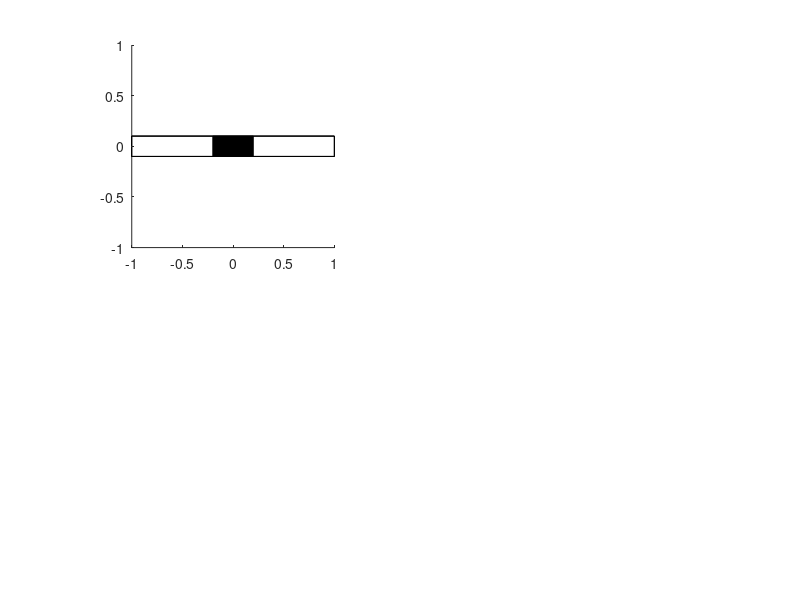

The MATLAB script that drew this image: (Note: this script raises an error after producing the figure.)
try
    close(1);
catch
end
try
    ishghandle(thg_est)
catch
    thg_est = struct();
    thg_true = struct();
end
if not(ishghandle(thg_est))
    figure(1);
    ax = subplot(2,2,1);
    vert=[-1 1 0.1
        -1 -1 0.1
        -1 -1 -0.1
        -1 1 -0.1
        1 1 0.1
        1 -1 0.1
        1 -1 -0.1
        1 1 -0.1
        1.01 0.2 0.1
        1.01 -0.2 0.1
        1.01 -0.2 -0.1
        1.01 0.2 -0.1
        ];
    fac=[1 2 3 4
        2 6 7 3
        5 6 7 8
        1 5 8 4
        1 2 6 5
        4 3 7 8
        9 10 11 12];
    tcolor=[1 1 1;1 0 0;1 1 1;0 1 0;1 1 1;0 0 0;0 0 0];
    h=patch('Faces',fac,'Vertices',vert,'FaceVertexCData',tcolor,'FaceColor','flat');
    grid off;
    axis equal;
    view(90,0);    
    thg_est = hgtransform('Parent',ax);
    set(h,'Parent',thg_est);
    if useSimulation_visuals
        h_true = patch('Faces',fac,'Vertices',vert,'FaceVertexCData',tcolor,'FaceColor','flat');
        thg_true = hgtransform('Parent',ax);
        set(h_true,'Parent',thg_true);
    end
    set(gcf,'Renderer','zbuffer');
    set(ax, 'XTickLabelMode', 'manual', 'XTickLabel', []);
    set(ax, 'YTickLabelMode', 'manual', 'YTickLabel', []);
    set(ax, 'ZTickLabelMode', 'manual', 'ZTickLabel', []);
    drawnow;
end